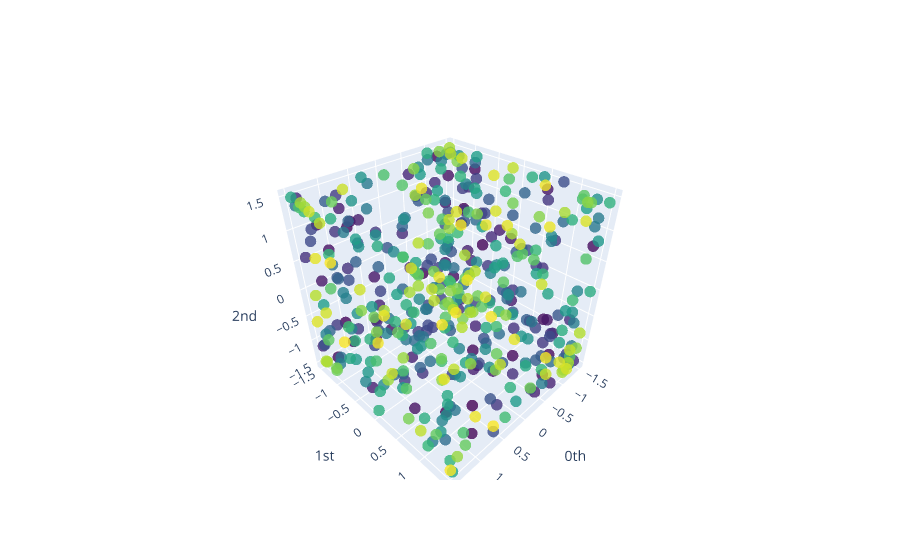

Write notebook code for a chart like this one.
### Code cell
plot_point_cloud(noisy_point_cloud)

### Figure 1 — Plotly figure (JSON) as saved in the notebook; plotly's stock layout.template omitted (floating-point values rounded to 4 significant figures; data arrays with more than 128 entries replaced by an {"elided": "..."} marker saying what was removed)
{"data": [{"marker": {"color": {"elided": "484 int values"}, "colorscale": [[0, "#440154"], [0.1111, "#482878"], [0.2222, "#3e4989"], [0.3333, "#31688e"], [0.4444, "#26828e"], [0.5556, "#1f9e89"], [0.6667, "#35b779"], [0.7778, "#6ece58"], [0.8889, "#b5de2b"], [1, "#fde725"]], "opacity": 0.8, "size": 4}, "mode": "markers", "type": "scatter3d", "x": {"elided": "484 float values"}, "y": {"elided": "484 float values"}, "z": {"elided": "484 float values"}}], "layout": {"scene": {"xaxis": {"exponentformat": "e", "showexponent": "all", "title": {"text": "0th"}, "type": "linear"}, "yaxis": {"exponentformat": "e", "showexponent": "all", "title": {"text": "1st"}, "type": "linear"}, "zaxis": {"exponentformat": "e", "showexponent": "all", "title": {"text": "2nd"}, "type": "linear"}}}}
